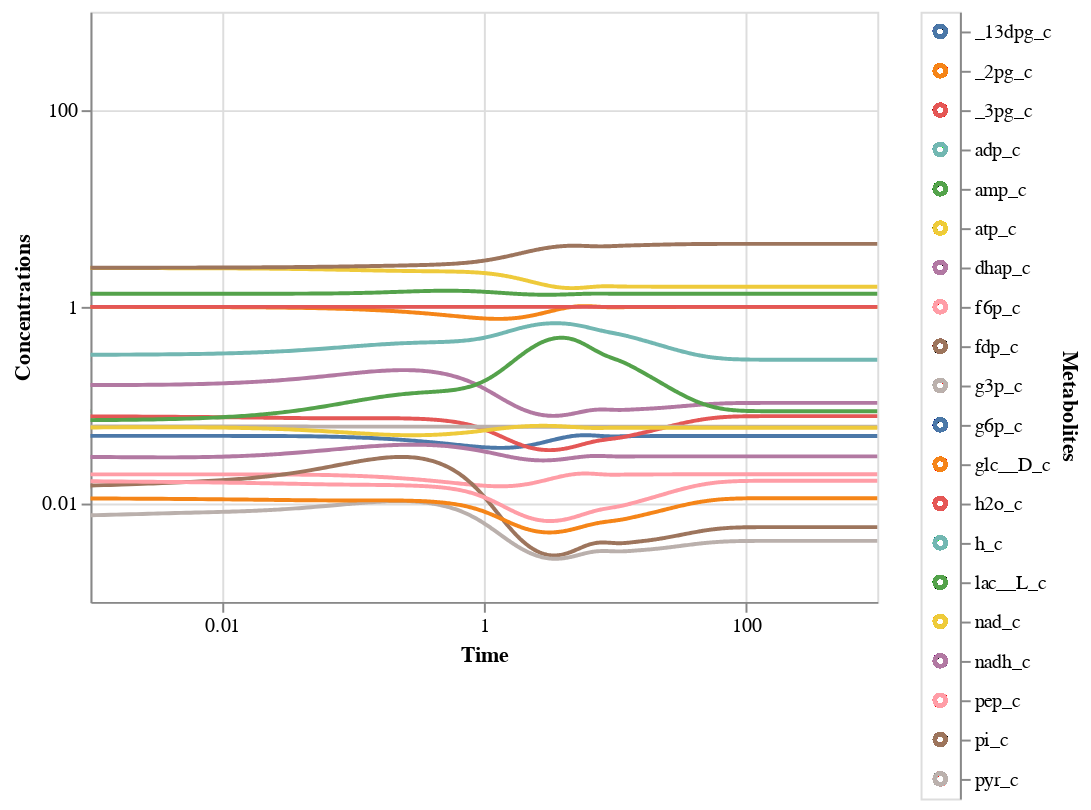

Notebook source saved alongside this figure:
### Code cell
view_all_conc_sol(conc_sol)

### Figure 1 — Vega-Lite specification as saved in the notebook (floating-point values rounded to 4 significant figures; data arrays with more than 128 entries replaced by an {"elided": "..."} marker saying what was removed)
{"config": {"view": {"continuousWidth": 400, "continuousHeight": 300}}, "hconcat": [{"mark": "line", "encoding": {"color": {"condition": {"type": "nominal", "field": "Metabolites", "legend": null, "selection": "selector001"}, "value": "lightgray"}, "tooltip": {"type": "nominal", "field": "Name"}, "x": {"type": "quantitative", "axis": {"tickCount": 3}, "field": "Time", "scale": {"domain": [0.001, 1000.0], "padding": 0, "type": "log", "zero": true}}, "y": {"type": "quantitative", "axis": {"tickCount": 2}, "field": "Concentrations", "scale": {"domain": [0.001, 1000.0], "padding": 0.1, "type": "log", "zero": true}}}, "selection": {"selector002": {"type": "interval", "bind": "scales", "encodings": ["x", "y"]}}}, {"mark": "point", "encoding": {"color": {"condition": {"type": "nominal", "field": "Metabolites", "legend": null, "selection": "selector001"}, "value": "lightgray"}, "y": {"type": "nominal", "axis": {"orient": "right"}, "field": "Metabolites"}}, "selection": {"selector001": {"type": "multi", "fields": ["Metabolites"]}}}], "data": {"name": "data-51ea28eb6e5409209f5d7d21ba990136"}, "$schema": "https://vega.github.io/schema/vega-lite/v4.8.1.json", "datasets": {"data-51ea28eb6e5409209f5d7d21ba990136": {"elided": "13500 records"}}}
